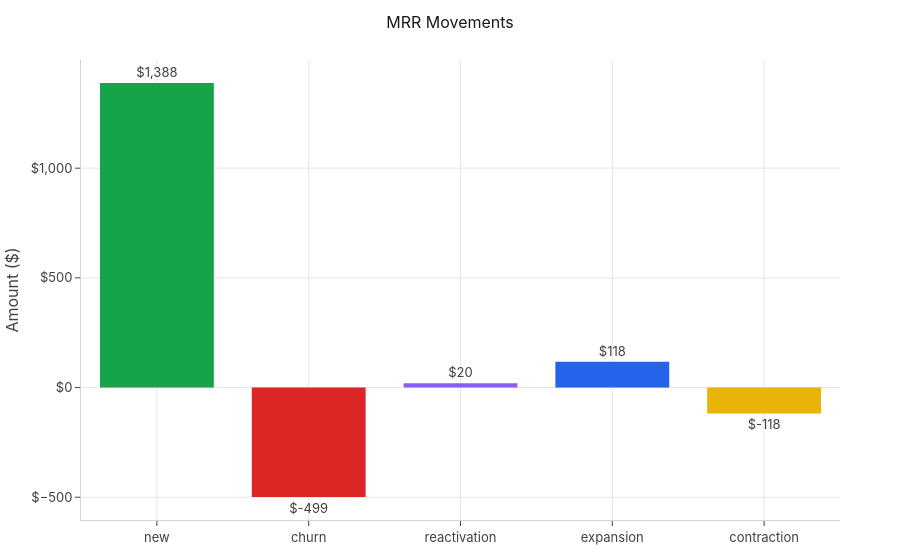

Notebook code for this chart:
### Markdown cell above
## 2. MRR Breakdown (movements)

Tidemill classifies every MRR change into a **movement type**:

| Movement      | Meaning                                              |
|---------------|------------------------------------------------------|
| **new**       | First subscription for a customer                    |
| **expansion** | Upgrade or additional subscription                   |
| **contraction** | Downgrade (lower plan/fewer seats)                 |
| **churn**     | Cancellation — customer lost entirely                |
| **reactivation** | Previously churned customer returns               |

The breakdown endpoint sums these over the full period.

### Code cell
reports.mrr.plot_breakdown(reports.mrr.breakdown(tm, START, END))

### Figure 1 — Plotly figure (JSON) as saved in the notebook; plotly's stock layout.template omitted (floating-point values rounded to 4 significant figures)
{"data": [{"marker": {"color": ["#16A34A", "#DC2626", "#8B5CF6", "#2563EB", "#EAB308"]}, "text": ["$1,388", "$-499", "$20", "$118", "$-118"], "textposition": "outside", "type": "bar", "x": ["new", "churn", "reactivation", "expansion", "contraction"], "y": [1388.0, -499.0, 20.0, 118.0, -118.0]}], "layout": {"title": {"text": "MRR Movements"}, "yaxis": {"tickformat": ",", "tickprefix": "$", "title": {"text": "Amount ($)"}}}}
